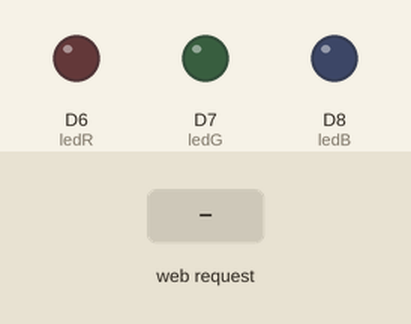
Recording of a sketch running on a simulated ESP8266 (Wemos D1 mini). Shown: output pins drawn as LEDs (lit = HIGH). The inputs (shaded band) are chosen by the test bench. WiFi joins after 1.5 s; servers stay silent unless stated; storage starts empty; what the sketch prints to the serial monitor is not drawn.

Above: at 3.2 s.
3.3 s: HTTP request GET /ledRon received
At 3.6 s:
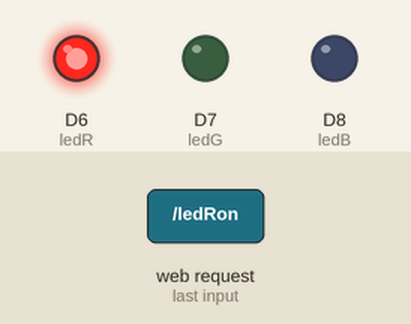
4.8 s: HTTP request GET /ledGon received
At 6.0 s:
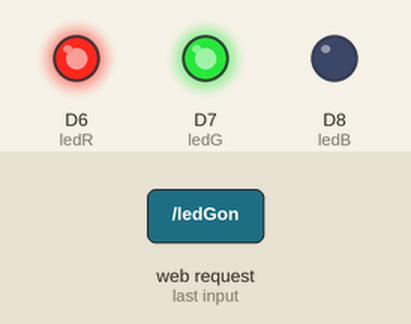
6.3 s: HTTP request GET /ledRoff received
At 7.1 s:
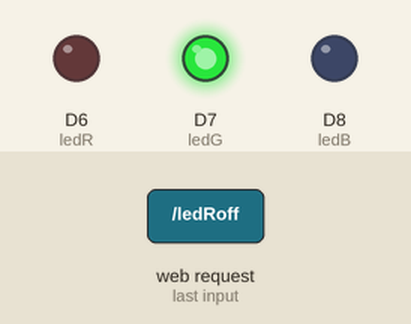
7.8 s: HTTP request GET /ledBon received
At 8.3 s:
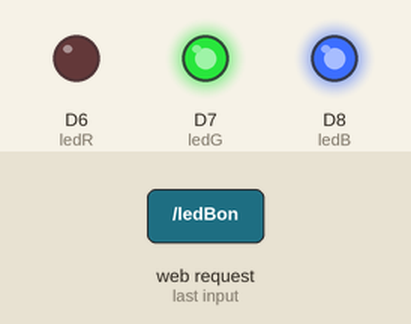
9.3 s: HTTP request GET /ledGoff received
At 10.5 s:
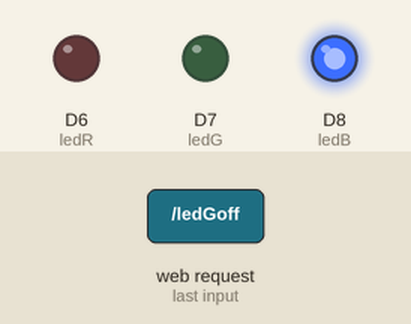
10.8 s: HTTP request GET /ledBoff received
At 11.7 s:
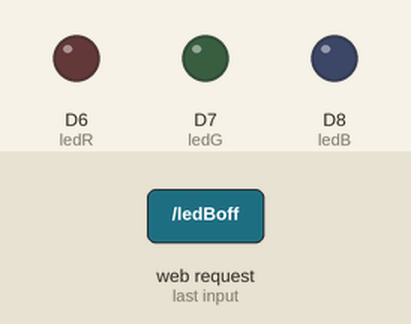
Timing chart, 0 to 13.3 s (numbered marks = the images above; inputs shaded):
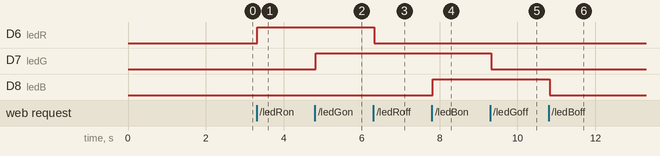

Measured:
- after the input at 3.3 s, D6 (ledR): LOW → HIGH at once
- after the input at 4.8 s, D7 (ledG): LOW → HIGH at once
- after the input at 6.3 s, D6 (ledR): HIGH → LOW at once
- after the input at 7.8 s, D8 (ledB): LOW → HIGH at once
- after the input at 9.3 s, D7 (ledG): HIGH → LOW at once
- after the input at 10.8 s, D8 (ledB): HIGH → LOW at once

The sketch:

ConnectWebUsingAsyncWebServerSpiff.ino
```cpp
/**--------------------------------------------------------
  2 Autor: Carlos Pasquali;
  3 Hardware: WeMos D1 ESP8266
  4 Framework: Arduino IDE 1.8.19
  5 Curso: Engenharia de Computação
  6 Disciplina: IoT II
  7 -------------------------------------------------------- */
/* Relação entre pinos da WeMos D1 R2 e GPIOs do ESP8266
  9 Pinos-WeMos Função Pino-ESP-8266
  10 TX TXD TXD/GPIO1
  11 RX RXD RXD/GPIO3
  12 D0 IO GPIO16
  13 D1 IO, SCL GPIO5
  14 D2 IO, SDA GPIO4
  15 D3 IO, 10k PU GPIO0
  16 D4 IO, 10k PU, LED GPIO2 //Utilizado na gravação. Sug: Usar como INPUT.
  17 D5 IO, SCK GPIO14 //Utilizado na gravação. Sug: Usar como INPUT.
  18 D6 IO, MISO GPIO12
  19 D7 IO, MOSI GPIO13
  20 D8 IO, 10k PD, SS GPIO15
  21 A0 Inp. AN 3,3Vmax A0
  22 */

//DEFINES
#define trig D3
#define echo D2
#define ledR D6
#define ledG D7
#define ledB D8

#include <ESP8266WiFi.h>
#include <ESPAsyncTCP.h>
#include <ESPAsyncWebServer.h>

// Replace with your network credentials
const char* ssid = "Rosemary";
const char* password = "996529424";

// Create AsyncWebServer object on port 80
AsyncWebServer server(80);

// VARS
String ledRState;
String ledGState;
String ledBState;

// FUNCTIONS

String processor(const String& var){

  Serial.println(var);
  if(var == "STATERED"){
    if(digitalRead(ledR)){
      ledRState = "ON";
    }
    else{
      ledRState = "OFF";
    }
    return ledRState;

  } else if(var == "STATEGREEN"){
    if(digitalRead(ledG)){
      ledGState = "ON";
    }
    else{
      ledGState = "OFF";
    }
    return ledGState;
  } else if(var == "STATEBLUE"){
    if(digitalRead(ledB)){
      ledBState = "ON";
    }
    else{
      ledBState = "OFF";
    }
    return ledBState;
  }
}

void initWiFi() {
    WiFi.mode(WIFI_STA);
    WiFi.begin(ssid, password);
    Serial.print("Connecting to WiFi ...");
    while (WiFi.status() != WL_CONNECTED) {
        Serial.print('.');
        delay(1000);
    }
    Serial.print("Server is running in: ");
    Serial.println(WiFi.localIP());
}

void importFiles(){
    // Initialize SPIFFS
  if(!SPIFFS.begin()){
    Serial.println("An Error has occurred while mounting SPIFFS");
    return;
  }
  // Route for root / web page
  server.on("/", HTTP_GET, [](AsyncWebServerRequest *request){
    request->send(SPIFFS, "/index.html", String(), false, processor);
  });

  // Route to load style.css file
  server.on("/style.css", HTTP_GET, [](AsyncWebServerRequest *request){
    request->send(SPIFFS, "/style.css", "text/css");
  });

  Serial.println("import files complete!");

}

void handleServer(){
  // Route to set GPIO to HIGH
  server.on("/ledRon", HTTP_GET, [](AsyncWebServerRequest *request){
    digitalWrite(ledR, HIGH);
    request->send(SPIFFS, "/index.html", String(), false, processor);
  });

  // Route to set GPIO to LOW
  server.on("/ledRoff", HTTP_GET, [](AsyncWebServerRequest *request){
    digitalWrite(ledR, LOW);
    request->send(SPIFFS, "/index.html", String(), false, processor);
  });

 server.on("/ledGon", HTTP_GET, [](AsyncWebServerRequest *request){
    digitalWrite(ledG, HIGH);
    request->send(SPIFFS, "/index.html", String(), false, processor);
  });

  // Route to set GPIO to LOW
  server.on("/ledGoff", HTTP_GET, [](AsyncWebServerRequest *request){
    digitalWrite(ledG, LOW);
    request->send(SPIFFS, "/index.html", String(), false, processor);
  });

   server.on("/ledBon", HTTP_GET, [](AsyncWebServerRequest *request){
    digitalWrite(ledB, HIGH);
    request->send(SPIFFS, "/index.html", String(), false, processor);
  });

  // Route to set GPIO to LOW
  server.on("/ledBoff", HTTP_GET, [](AsyncWebServerRequest *request){
    digitalWrite(ledB, LOW);
    request->send(SPIFFS, "/index.html", String(), false, processor);
  });


  // Start server
  server.begin();
}

void setup() {
  Serial.begin(115200);
  pinMode(ledR, OUTPUT);
  pinMode(ledG, OUTPUT);
  pinMode(ledB, OUTPUT);


  initWiFi();
  importFiles();
  handleServer();
}

void loop() {

}
```
